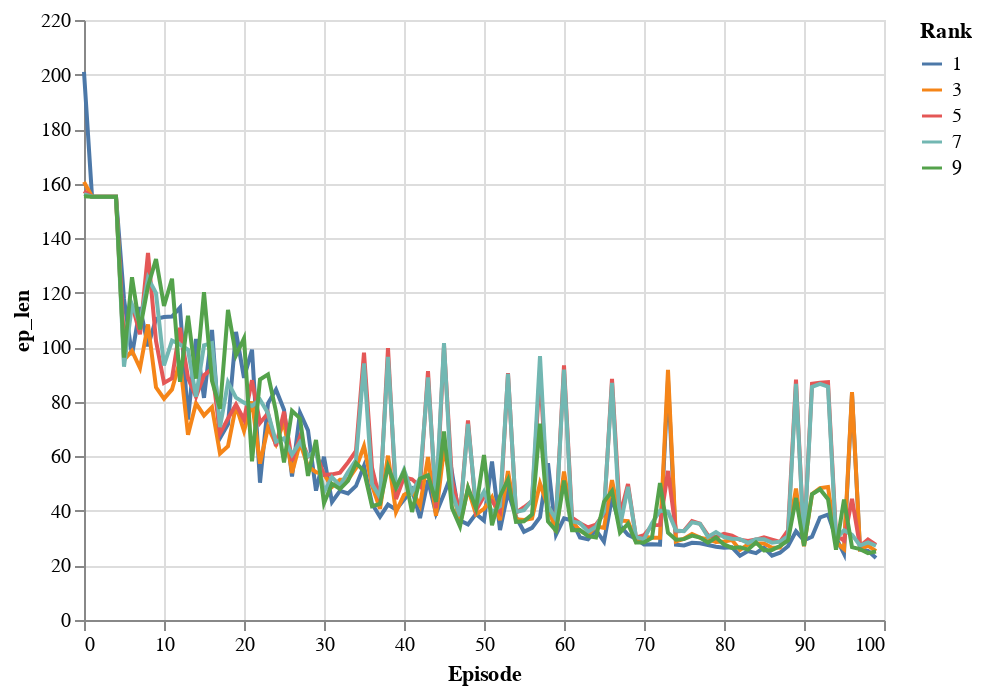

Notebook code for this chart:
### Code cell
alt.Chart(test).mark_line().encode(x="Episode", y="ep_len:Q", color="Rank:N")

### Figure 1 — Vega-Lite specification as saved in the notebook (floating-point values rounded to 4 significant figures; data arrays with more than 128 entries replaced by an {"elided": "..."} marker saying what was removed)
{"$schema": "https://vega.github.io/schema/vega-lite/v4.8.1.json", "config": {"view": {"continuousHeight": 300, "continuousWidth": 400}}, "data": {"name": "data-543e2d213f5eaabd75ec2048f16c9430"}, "datasets": {"data-543e2d213f5eaabd75ec2048f16c9430": {"elided": "500 records"}}, "encoding": {"color": {"field": "Rank", "type": "nominal"}, "x": {"field": "Episode", "type": "quantitative"}, "y": {"field": "ep_len", "type": "quantitative"}}, "mark": "line"}
